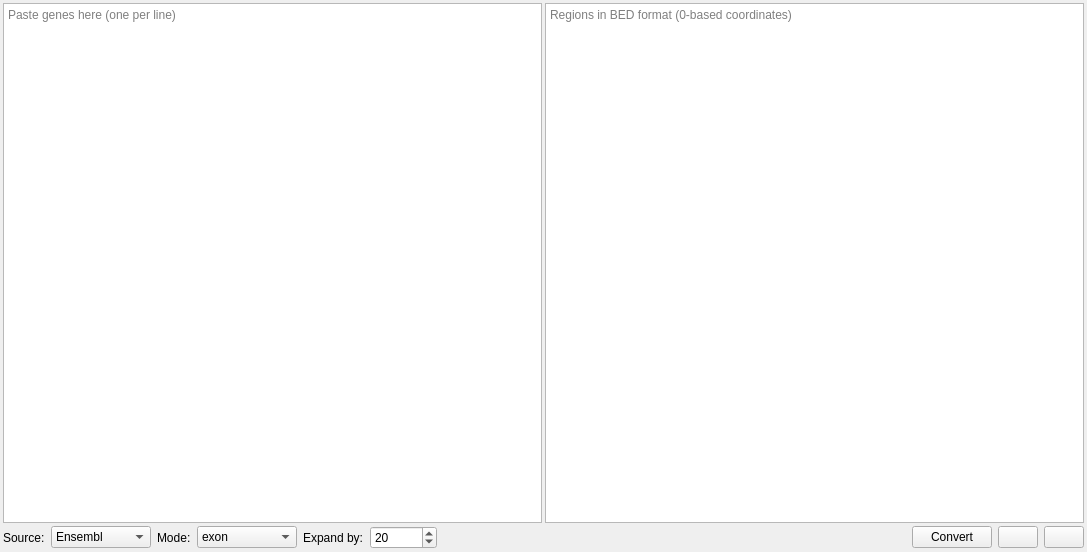
<?xml version="1.0" encoding="UTF-8"?>
<ui version="4.0">
 <class>GenesToRegionsDialog</class>
 <widget class="QDialog" name="GenesToRegionsDialog">
  <property name="geometry">
   <rect>
    <x>0</x>
    <y>0</y>
    <width>1087</width>
    <height>552</height>
   </rect>
  </property>
  <property name="windowTitle">
   <string>Genes &gt; Regions</string>
  </property>
  <layout class="QGridLayout" name="gridLayout">
   <property name="leftMargin">
    <number>3</number>
   </property>
   <property name="topMargin">
    <number>3</number>
   </property>
   <property name="rightMargin">
    <number>3</number>
   </property>
   <property name="bottomMargin">
    <number>3</number>
   </property>
   <property name="spacing">
    <number>3</number>
   </property>
   <item row="2" column="0">
    <widget class="QPlainTextEdit" name="genes">
     <property name="placeholderText">
      <string>Paste genes here (one per line)</string>
     </property>
    </widget>
   </item>
   <item row="2" column="1">
    <widget class="QPlainTextEdit" name="regions">
     <property name="readOnly">
      <bool>true</bool>
     </property>
     <property name="placeholderText">
      <string>Regions in BED format (0-based coordinates)</string>
     </property>
    </widget>
   </item>
   <item row="3" column="0" colspan="2">
    <layout class="QHBoxLayout" name="horizontalLayout">
     <property name="spacing">
      <number>6</number>
     </property>
     <item>
      <widget class="QLabel" name="label">
       <property name="text">
        <string>Source:</string>
       </property>
      </widget>
     </item>
     <item>
      <widget class="QComboBox" name="source">
       <property name="minimumSize">
        <size>
         <width>100</width>
         <height>0</height>
        </size>
       </property>
       <property name="toolTip">
        <string>&lt;html&gt;&lt;head/&gt;&lt;body&gt;&lt;p&gt;Source database.&lt;/p&gt;&lt;/body&gt;&lt;/html&gt;</string>
       </property>
       <property name="currentText">
        <string>Ensembl</string>
       </property>
       <item>
        <property name="text">
         <string>Ensembl</string>
        </property>
       </item>
       <item>
        <property name="text">
         <string>CCDS</string>
        </property>
       </item>
      </widget>
     </item>
     <item>
      <widget class="QLabel" name="label_2">
       <property name="text">
        <string>Mode:</string>
       </property>
      </widget>
     </item>
     <item>
      <widget class="QComboBox" name="mode">
       <property name="minimumSize">
        <size>
         <width>100</width>
         <height>0</height>
        </size>
       </property>
       <property name="toolTip">
        <string>&lt;html&gt;&lt;head/&gt;&lt;body&gt;&lt;p&gt;Conversion mode: exons or whole gene locus.&lt;/p&gt;&lt;/body&gt;&lt;/html&gt;</string>
       </property>
       <property name="currentText">
        <string>exon</string>
       </property>
       <item>
        <property name="text">
         <string>exon</string>
        </property>
       </item>
       <item>
        <property name="text">
         <string>gene</string>
        </property>
       </item>
      </widget>
     </item>
     <item>
      <widget class="QLabel" name="label_3">
       <property name="text">
        <string>Expand by:</string>
       </property>
      </widget>
     </item>
     <item>
      <widget class="QSpinBox" name="expand">
       <property name="toolTip">
        <string>Padding of exons/genes.</string>
       </property>
       <property name="suffix">
        <string/>
       </property>
       <property name="maximum">
        <number>999999999</number>
       </property>
       <property name="singleStep">
        <number>10</number>
       </property>
       <property name="value">
        <number>20</number>
       </property>
      </widget>
     </item>
     <item>
      <spacer name="horizontalSpacer">
       <property name="orientation">
        <enum>Qt::Horizontal</enum>
       </property>
       <property name="sizeHint" stdset="0">
        <size>
         <width>40</width>
         <height>20</height>
        </size>
       </property>
      </spacer>
     </item>
     <item>
      <widget class="QPushButton" name="convert_btn">
       <property name="text">
        <string>Convert</string>
       </property>
       <property name="autoDefault">
        <bool>false</bool>
       </property>
      </widget>
     </item>
     <item>
      <widget class="QPushButton" name="store_btn">
       <property name="toolTip">
        <string>Store regions as BED file</string>
       </property>
       <property name="text">
        <string/>
       </property>
       <property name="icon">
        <iconset resource="GSvar.qrc">
         <normaloff>:/Icons/Download.png</normaloff>:/Icons/Download.png</iconset>
       </property>
       <property name="autoDefault">
        <bool>false</bool>
       </property>
      </widget>
     </item>
     <item>
      <widget class="QPushButton" name="clip_btn">
       <property name="toolTip">
        <string>Copy regions to clipboard</string>
       </property>
       <property name="text">
        <string/>
       </property>
       <property name="icon">
        <iconset resource="GSvar.qrc">
         <normaloff>:/Icons/CopyClipboard.png</normaloff>:/Icons/CopyClipboard.png</iconset>
       </property>
       <property name="autoDefault">
        <bool>false</bool>
       </property>
      </widget>
     </item>
    </layout>
   </item>
  </layout>
 </widget>
 <resources>
  <include location="GSvar.qrc"/>
 </resources>
 <connections/>
</ui>
